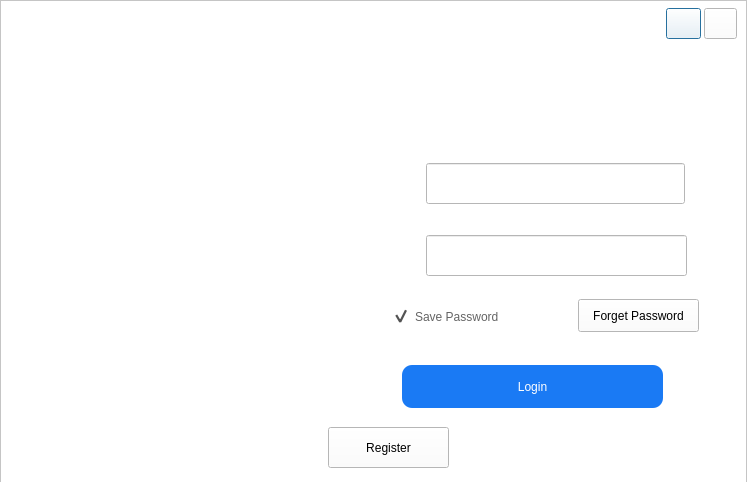
<?xml version="1.0" encoding="UTF-8"?>
<ui version="4.0">
 <class>Dialog</class>
 <widget class="QDialog" name="Dialog">
  <property name="geometry">
   <rect>
    <x>0</x>
    <y>0</y>
    <width>749</width>
    <height>482</height>
   </rect>
  </property>
  <property name="minimumSize">
   <size>
    <width>749</width>
    <height>482</height>
   </size>
  </property>
  <property name="maximumSize">
   <size>
    <width>749</width>
    <height>482</height>
   </size>
  </property>
  <property name="windowTitle">
   <string>Dialog</string>
  </property>
  <property name="windowIcon">
   <iconset resource="RecSystem.qrc">
    <normaloff>:/login/icons/bird-logo.png</normaloff>:/login/icons/bird-logo.png</iconset>
  </property>
  <property name="styleSheet">
   <string notr="true">background-color: rgb(255, 255, 255);</string>
  </property>
  <widget class="QFrame" name="frame">
   <property name="geometry">
    <rect>
     <x>0</x>
     <y>0</y>
     <width>747</width>
     <height>483</height>
    </rect>
   </property>
   <property name="frameShape">
    <enum>QFrame::StyledPanel</enum>
   </property>
   <property name="frameShadow">
    <enum>QFrame::Raised</enum>
   </property>
   <widget class="QPushButton" name="btn_minimize">
    <property name="geometry">
     <rect>
      <x>666</x>
      <y>8</y>
      <width>35</width>
      <height>31</height>
     </rect>
    </property>
    <property name="sizePolicy">
     <sizepolicy hsizetype="Minimum" vsizetype="Expanding">
      <horstretch>0</horstretch>
      <verstretch>0</verstretch>
     </sizepolicy>
    </property>
    <property name="minimumSize">
     <size>
      <width>25</width>
      <height>25</height>
     </size>
    </property>
    <property name="maximumSize">
     <size>
      <width>40</width>
      <height>16777215</height>
     </size>
    </property>
    <property name="toolTip">
     <string>最小化</string>
    </property>
    <property name="text">
     <string/>
    </property>
    <property name="icon">
     <iconset resource="RecSystem.qrc">
      <normaloff>:/login/icons/minmax.png</normaloff>:/login/icons/minmax.png</iconset>
    </property>
   </widget>
   <widget class="QLabel" name="label_movie">
    <property name="geometry">
     <rect>
      <x>6</x>
      <y>6</y>
      <width>321</width>
      <height>471</height>
     </rect>
    </property>
    <property name="sizePolicy">
     <sizepolicy hsizetype="Preferred" vsizetype="Preferred">
      <horstretch>0</horstretch>
      <verstretch>0</verstretch>
     </sizepolicy>
    </property>
    <property name="font">
     <font>
      <family>楷体</family>
      <pointsize>16</pointsize>
     </font>
    </property>
    <property name="toolTip">
     <string>&lt;html&gt;&lt;head/&gt;&lt;body&gt;&lt;p&gt;思绪无限&lt;/p&gt;&lt;p&gt;CSDN：&lt;a href=&quot;htps:wuxian.blog.csdn.net&quot;&gt;&lt;span style=&quot; text-decoration: underline; color:#0000ff;&quot;&gt;wuxian.blog.csdn.net&lt;/span&gt;&lt;/a&gt;&lt;/p&gt;&lt;p&gt;B站：&lt;a href=&quot;https://space.bilibili.com/456667721&quot;&gt;&lt;span style=&quot; text-decoration: underline; color:#0000ff;&quot;&gt;思绪亦无限&lt;/span&gt;&lt;/a&gt;&lt;/p&gt;&lt;/body&gt;&lt;/html&gt;</string>
    </property>
    <property name="layoutDirection">
     <enum>Qt::LeftToRight</enum>
    </property>
    <property name="styleSheet">
     <string notr="true">QLabel{
border-image: url(:/login/icons/sign.png);
}</string>
    </property>
    <property name="text">
     <string>&lt;html&gt;&lt;head/&gt;&lt;body&gt;&lt;p align=&quot;center&quot;&gt;&lt;br/&gt;&lt;/p&gt;&lt;/body&gt;&lt;/html&gt;</string>
    </property>
    <property name="alignment">
     <set>Qt::AlignCenter</set>
    </property>
   </widget>
   <widget class="QTabWidget" name="tabWidget">
    <property name="geometry">
     <rect>
      <x>326</x>
      <y>2</y>
      <width>417</width>
      <height>475</height>
     </rect>
    </property>
    <property name="layoutDirection">
     <enum>Qt::LeftToRight</enum>
    </property>
    <property name="autoFillBackground">
     <bool>false</bool>
    </property>
    <property name="styleSheet">
     <string notr="true">
QTabWidget::pane{
min-width:70px;
min-height:25px;
border-top: 0px solid;
	background-color: transparent;
}

QTabBar::tab {
font-size:10px;
min-width:70px;

min-height:25px;

color: black;

font:12px &quot;Microsoft YaHei&quot;;

border: -1px solid;



}

QTabBar::tab:selected{

min-width:70px;

min-height:25px;
color: black;

font:11px &quot;Microsoft YaHei&quot;;

border: 0px solid;

border-bottom: 0px solid;

border-color: #4796f0;

}</string>
    </property>
    <property name="currentIndex">
     <number>0</number>
    </property>
    <property name="tabBarAutoHide">
     <bool>true</bool>
    </property>
    <widget class="QWidget" name="tab_login">
     <attribute name="title">
      <string/>
     </attribute>
     <widget class="QCheckBox" name="checkBox_remenber">
      <property name="geometry">
       <rect>
        <x>66</x>
        <y>272</y>
        <width>115</width>
        <height>35</height>
       </rect>
      </property>
      <property name="styleSheet">
       <string notr="true">
QCheckBox{
font: 10pt &quot;微软雅黑&quot;;
color: rgb(100, 100, 100);
spacing: 5px;
background-color: transparent;
}

QCheckBox::indicator {
width: 18px;
height: 18px;
}
QCheckBox::indicator:unchecked {
border-image: url(:/login/icons/check.png);
}

QCheckBox::indicator:checked {
border-image: url(:/login/icons/checked.png);
}
 </string>
      </property>
      <property name="text">
       <string>Save Password</string>
      </property>
      <property name="iconSize">
       <size>
        <width>18</width>
        <height>18</height>
       </size>
      </property>
      <property name="checked">
       <bool>true</bool>
      </property>
     </widget>
     <widget class="QLineEdit" name="lineEdit_password">
      <property name="geometry">
       <rect>
        <x>100</x>
        <y>208</y>
        <width>261</width>
        <height>41</height>
       </rect>
      </property>
      <property name="font">
       <font>
        <family>微软雅黑</family>
        <pointsize>12</pointsize>
       </font>
      </property>
      <property name="text">
       <string/>
      </property>
     </widget>
     <widget class="QLabel" name="label_log_passwordBack">
      <property name="geometry">
       <rect>
        <x>52</x>
        <y>208</y>
        <width>319</width>
        <height>43</height>
       </rect>
      </property>
      <property name="styleSheet">
       <string notr="true">border-image: url(:/images/icons/logo1.png);</string>
      </property>
      <property name="text">
       <string/>
      </property>
     </widget>
     <widget class="QLabel" name="label_log_user">
      <property name="geometry">
       <rect>
        <x>64</x>
        <y>146</y>
        <width>21</width>
        <height>21</height>
       </rect>
      </property>
      <property name="styleSheet">
       <string notr="true">border-image: url(:/login/icons/logo2.png);
background-color: transparent;</string>
      </property>
      <property name="text">
       <string/>
      </property>
     </widget>
     <widget class="QLineEdit" name="lineEdit_user_log">
      <property name="geometry">
       <rect>
        <x>100</x>
        <y>136</y>
        <width>259</width>
        <height>41</height>
       </rect>
      </property>
      <property name="font">
       <font>
        <family>微软雅黑</family>
        <pointsize>12</pointsize>
        <italic>false</italic>
        <bold>false</bold>
       </font>
      </property>
      <property name="text">
       <string/>
      </property>
     </widget>
     <widget class="QToolButton" name="toolButton_forgetCode">
      <property name="geometry">
       <rect>
        <x>252</x>
        <y>272</y>
        <width>121</width>
        <height>33</height>
       </rect>
      </property>
      <property name="cursor">
       <cursorShape>PointingHandCursor</cursorShape>
      </property>
      <property name="text">
       <string>Forget Password</string>
      </property>
      <property name="iconSize">
       <size>
        <width>16</width>
        <height>16</height>
       </size>
      </property>
     </widget>
     <widget class="QLabel" name="label_log_password">
      <property name="geometry">
       <rect>
        <x>64</x>
        <y>220</y>
        <width>21</width>
        <height>21</height>
       </rect>
      </property>
      <property name="styleSheet">
       <string notr="true">border-image: url(:/login/icons/logo3.png);
background-color: transparent;</string>
      </property>
      <property name="text">
       <string/>
      </property>
     </widget>
     <widget class="QPushButton" name="pushButton_login">
      <property name="geometry">
       <rect>
        <x>76</x>
        <y>338</y>
        <width>261</width>
        <height>43</height>
       </rect>
      </property>
      <property name="styleSheet">
       <string notr="true">QPushButton{
	background-color:rgb(26, 122, 244);
	border-radius:10px; 
    border:1px;
	font:17px &quot;微软雅黑&quot;;
	color:rgba(255,255,255);
}

QPushButton::pressed{
	border-color:rgba(255,255,255,30);
	background-color: rgb(0, 170, 255);
	border-style:inset;
	color:rgba(0,0,0,100);
}

QPushButton::hover{
	background-color: rgb(73, 154, 237);
	border-color:rgba(255,255,255,200);
	color:rgba(255,255,255);
}</string>
      </property>
      <property name="text">
       <string>Login</string>
      </property>
     </widget>
     <widget class="QLabel" name="label_pic">
      <property name="geometry">
       <rect>
        <x>166</x>
        <y>16</y>
        <width>85</width>
        <height>85</height>
       </rect>
      </property>
      <property name="minimumSize">
       <size>
        <width>85</width>
        <height>85</height>
       </size>
      </property>
      <property name="maximumSize">
       <size>
        <width>85</width>
        <height>85</height>
       </size>
      </property>
      <property name="font">
       <font>
        <family>Adobe 黑体 Std R</family>
        <pointsize>18</pointsize>
        <italic>false</italic>
        <bold>true</bold>
       </font>
      </property>
      <property name="styleSheet">
       <string notr="true">border-image: url(:/login/icons/user.png);
background-color: transparent;
border-radius:40px;</string>
      </property>
      <property name="text">
       <string/>
      </property>
      <property name="alignment">
       <set>Qt::AlignCenter</set>
      </property>
     </widget>
     <widget class="QLabel" name="label_log_userBack">
      <property name="geometry">
       <rect>
        <x>52</x>
        <y>136</y>
        <width>319</width>
        <height>43</height>
       </rect>
      </property>
      <property name="styleSheet">
       <string notr="true">border-image: url(:/images/icons/logo1.png);</string>
      </property>
      <property name="text">
       <string/>
      </property>
     </widget>
     <widget class="QToolButton" name="toolButton_go2reg">
      <property name="geometry">
       <rect>
        <x>2</x>
        <y>400</y>
        <width>121</width>
        <height>41</height>
       </rect>
      </property>
      <property name="cursor">
       <cursorShape>PointingHandCursor</cursorShape>
      </property>
      <property name="text">
       <string>Register</string>
      </property>
     </widget>
     <widget class="QLabel" name="label_log_info">
      <property name="geometry">
       <rect>
        <x>162</x>
        <y>402</y>
        <width>179</width>
        <height>39</height>
       </rect>
      </property>
      <property name="styleSheet">
       <string notr="true">background-color: transparent;
color: rgb(255, 0, 127);
font: 9pt &quot;微软雅黑&quot;;</string>
      </property>
      <property name="text">
       <string/>
      </property>
     </widget>
     <zorder>label_log_passwordBack</zorder>
     <zorder>label_log_userBack</zorder>
     <zorder>checkBox_remenber</zorder>
     <zorder>lineEdit_password</zorder>
     <zorder>label_log_user</zorder>
     <zorder>lineEdit_user_log</zorder>
     <zorder>toolButton_forgetCode</zorder>
     <zorder>label_log_password</zorder>
     <zorder>pushButton_login</zorder>
     <zorder>label_pic</zorder>
     <zorder>toolButton_go2reg</zorder>
     <zorder>label_log_info</zorder>
    </widget>
    <widget class="QWidget" name="tab_reg">
     <attribute name="title">
      <string/>
     </attribute>
     <widget class="QLineEdit" name="lineEdit_user_reg">
      <property name="geometry">
       <rect>
        <x>100</x>
        <y>122</y>
        <width>259</width>
        <height>41</height>
       </rect>
      </property>
      <property name="font">
       <font>
        <family>微软雅黑</family>
        <pointsize>12</pointsize>
        <italic>false</italic>
        <bold>false</bold>
       </font>
      </property>
      <property name="text">
       <string/>
      </property>
     </widget>
     <widget class="QLabel" name="label_reg_passwordBack">
      <property name="geometry">
       <rect>
        <x>52</x>
        <y>192</y>
        <width>319</width>
        <height>43</height>
       </rect>
      </property>
      <property name="styleSheet">
       <string notr="true">border-image: url(:/login/icons/logo1.png);</string>
      </property>
      <property name="text">
       <string/>
      </property>
     </widget>
     <widget class="QLabel" name="label_reg_user">
      <property name="geometry">
       <rect>
        <x>64</x>
        <y>132</y>
        <width>21</width>
        <height>21</height>
       </rect>
      </property>
      <property name="styleSheet">
       <string notr="true">border-image: url(:/login/icons/logo2.png);
background-color: transparent;</string>
      </property>
      <property name="text">
       <string/>
      </property>
     </widget>
     <widget class="QLineEdit" name="lineEdit_password_reg">
      <property name="geometry">
       <rect>
        <x>100</x>
        <y>192</y>
        <width>261</width>
        <height>41</height>
       </rect>
      </property>
      <property name="font">
       <font>
        <family>微软雅黑</family>
        <pointsize>12</pointsize>
       </font>
      </property>
      <property name="text">
       <string/>
      </property>
     </widget>
     <widget class="QLabel" name="label_pic_reg">
      <property name="geometry">
       <rect>
        <x>166</x>
        <y>10</y>
        <width>85</width>
        <height>85</height>
       </rect>
      </property>
      <property name="minimumSize">
       <size>
        <width>85</width>
        <height>85</height>
       </size>
      </property>
      <property name="maximumSize">
       <size>
        <width>85</width>
        <height>85</height>
       </size>
      </property>
      <property name="font">
       <font>
        <family>Adobe 黑体 Std R</family>
        <pointsize>18</pointsize>
        <italic>false</italic>
        <bold>true</bold>
       </font>
      </property>
      <property name="styleSheet">
       <string notr="true">border-image: url(:/login/icons/user.png);
background-color: transparent;
border-radius:40px;</string>
      </property>
      <property name="text">
       <string/>
      </property>
      <property name="alignment">
       <set>Qt::AlignCenter</set>
      </property>
     </widget>
     <widget class="QToolButton" name="toolButton_go2login">
      <property name="geometry">
       <rect>
        <x>2</x>
        <y>400</y>
        <width>119</width>
        <height>39</height>
       </rect>
      </property>
      <property name="cursor">
       <cursorShape>PointingHandCursor</cursorShape>
      </property>
      <property name="text">
       <string>前往登录</string>
      </property>
     </widget>
     <widget class="QLabel" name="label_reg_password">
      <property name="geometry">
       <rect>
        <x>64</x>
        <y>204</y>
        <width>21</width>
        <height>21</height>
       </rect>
      </property>
      <property name="styleSheet">
       <string notr="true">border-image: url(:/login/icons/logo3.png);
background-color: transparent;</string>
      </property>
      <property name="text">
       <string/>
      </property>
     </widget>
     <widget class="QLabel" name="label_reg_userBack">
      <property name="geometry">
       <rect>
        <x>52</x>
        <y>122</y>
        <width>319</width>
        <height>43</height>
       </rect>
      </property>
      <property name="styleSheet">
       <string notr="true">border-image: url(:/login/icons/logo1.png);</string>
      </property>
      <property name="text">
       <string/>
      </property>
     </widget>
     <widget class="QPushButton" name="pushButton_reg">
      <property name="geometry">
       <rect>
        <x>76</x>
        <y>340</y>
        <width>261</width>
        <height>43</height>
       </rect>
      </property>
      <property name="styleSheet">
       <string notr="true">QPushButton{
	background-color:rgb(26, 122, 244);
	border-radius:10px; 
    border:1px;
	font:17px &quot;微软雅黑&quot;;
	color:rgba(255,255,255);
}

QPushButton::pressed{
	border-color:rgba(255,255,255,30);
	background-color: rgb(0, 170, 255);
	border-style:inset;
	color:rgba(0,0,0,100);
}

QPushButton::hover{
	background-color: rgb(73, 154, 237);
	border-color:rgba(255,255,255,200);
	color:rgba(255,255,255);
}</string>
      </property>
      <property name="text">
       <string>注 册</string>
      </property>
     </widget>
     <widget class="QLabel" name="label_reg_vercodeBack">
      <property name="geometry">
       <rect>
        <x>52</x>
        <y>262</y>
        <width>223</width>
        <height>43</height>
       </rect>
      </property>
      <property name="styleSheet">
       <string notr="true">border-image: url(:/login/icons/logo1.png);</string>
      </property>
      <property name="text">
       <string/>
      </property>
     </widget>
     <widget class="QLabel" name="label_reg_vercode">
      <property name="geometry">
       <rect>
        <x>64</x>
        <y>272</y>
        <width>21</width>
        <height>23</height>
       </rect>
      </property>
      <property name="styleSheet">
       <string notr="true">border-image: url(:/login/icons/logo4.png);
background-color: transparent;</string>
      </property>
      <property name="text">
       <string/>
      </property>
     </widget>
     <widget class="QLineEdit" name="lineEdit_code_reg">
      <property name="geometry">
       <rect>
        <x>100</x>
        <y>262</y>
        <width>159</width>
        <height>41</height>
       </rect>
      </property>
      <property name="font">
       <font>
        <family>微软雅黑</family>
        <pointsize>12</pointsize>
       </font>
      </property>
      <property name="text">
       <string/>
      </property>
     </widget>
     <widget class="QToolButton" name="toolButton_verCode">
      <property name="geometry">
       <rect>
        <x>282</x>
        <y>262</y>
        <width>89</width>
        <height>43</height>
       </rect>
      </property>
      <property name="sizePolicy">
       <sizepolicy hsizetype="Preferred" vsizetype="Preferred">
        <horstretch>0</horstretch>
        <verstretch>0</verstretch>
       </sizepolicy>
      </property>
      <property name="cursor">
       <cursorShape>PointingHandCursor</cursorShape>
      </property>
      <property name="text">
       <string/>
      </property>
      <property name="icon">
       <iconset resource="RecSystem.qrc">
        <normaloff>:/login/icons/captcha_1.png</normaloff>:/login/icons/captcha_1.png</iconset>
      </property>
      <property name="iconSize">
       <size>
        <width>89</width>
        <height>43</height>
       </size>
      </property>
     </widget>
     <widget class="QLabel" name="label_reg_info">
      <property name="geometry">
       <rect>
        <x>158</x>
        <y>404</y>
        <width>179</width>
        <height>39</height>
       </rect>
      </property>
      <property name="styleSheet">
       <string notr="true">background-color: transparent;
color: rgb(255, 0, 127);
font: 9pt &quot;微软雅黑&quot;;</string>
      </property>
      <property name="text">
       <string/>
      </property>
     </widget>
     <widget class="QToolButton" name="toolButton_loadLogo">
      <property name="geometry">
       <rect>
        <x>272</x>
        <y>40</y>
        <width>35</width>
        <height>37</height>
       </rect>
      </property>
      <property name="maximumSize">
       <size>
        <width>45</width>
        <height>45</height>
       </size>
      </property>
      <property name="cursor">
       <cursorShape>PointingHandCursor</cursorShape>
      </property>
      <property name="toolTip">
       <string>修改头像</string>
      </property>
      <property name="autoFillBackground">
       <bool>false</bool>
      </property>
      <property name="text">
       <string/>
      </property>
      <property name="icon">
       <iconset resource="RecSystem.qrc">
        <normaloff>:/images/icons/gallery.png</normaloff>:/images/icons/gallery.png</iconset>
      </property>
      <property name="iconSize">
       <size>
        <width>30</width>
        <height>30</height>
       </size>
      </property>
      <property name="popupMode">
       <enum>QToolButton::DelayedPopup</enum>
      </property>
      <property name="toolButtonStyle">
       <enum>Qt::ToolButtonTextUnderIcon</enum>
      </property>
      <property name="autoRaise">
       <bool>false</bool>
      </property>
      <property name="arrowType">
       <enum>Qt::NoArrow</enum>
      </property>
     </widget>
     <zorder>label_reg_userBack</zorder>
     <zorder>lineEdit_user_reg</zorder>
     <zorder>label_reg_passwordBack</zorder>
     <zorder>label_reg_user</zorder>
     <zorder>lineEdit_password_reg</zorder>
     <zorder>label_pic_reg</zorder>
     <zorder>toolButton_go2login</zorder>
     <zorder>label_reg_password</zorder>
     <zorder>pushButton_reg</zorder>
     <zorder>label_reg_vercodeBack</zorder>
     <zorder>label_reg_vercode</zorder>
     <zorder>lineEdit_code_reg</zorder>
     <zorder>toolButton_verCode</zorder>
     <zorder>label_reg_info</zorder>
     <zorder>toolButton_loadLogo</zorder>
    </widget>
   </widget>
   <widget class="QPushButton" name="btn_close">
    <property name="geometry">
     <rect>
      <x>704</x>
      <y>8</y>
      <width>33</width>
      <height>31</height>
     </rect>
    </property>
    <property name="sizePolicy">
     <sizepolicy hsizetype="Minimum" vsizetype="Expanding">
      <horstretch>0</horstretch>
      <verstretch>0</verstretch>
     </sizepolicy>
    </property>
    <property name="minimumSize">
     <size>
      <width>25</width>
      <height>25</height>
     </size>
    </property>
    <property name="maximumSize">
     <size>
      <width>40</width>
      <height>16777215</height>
     </size>
    </property>
    <property name="toolTip">
     <string>关闭</string>
    </property>
    <property name="text">
     <string/>
    </property>
    <property name="icon">
     <iconset resource="RecSystem.qrc">
      <normaloff>:/login/icons/extractLeft.png</normaloff>:/login/icons/extractLeft.png</iconset>
    </property>
   </widget>
   <zorder>tabWidget</zorder>
   <zorder>btn_minimize</zorder>
   <zorder>label_movie</zorder>
   <zorder>btn_close</zorder>
  </widget>
 </widget>
 <resources>
  <include location="RecSystem.qrc"/>
 </resources>
 <connections/>
</ui>
